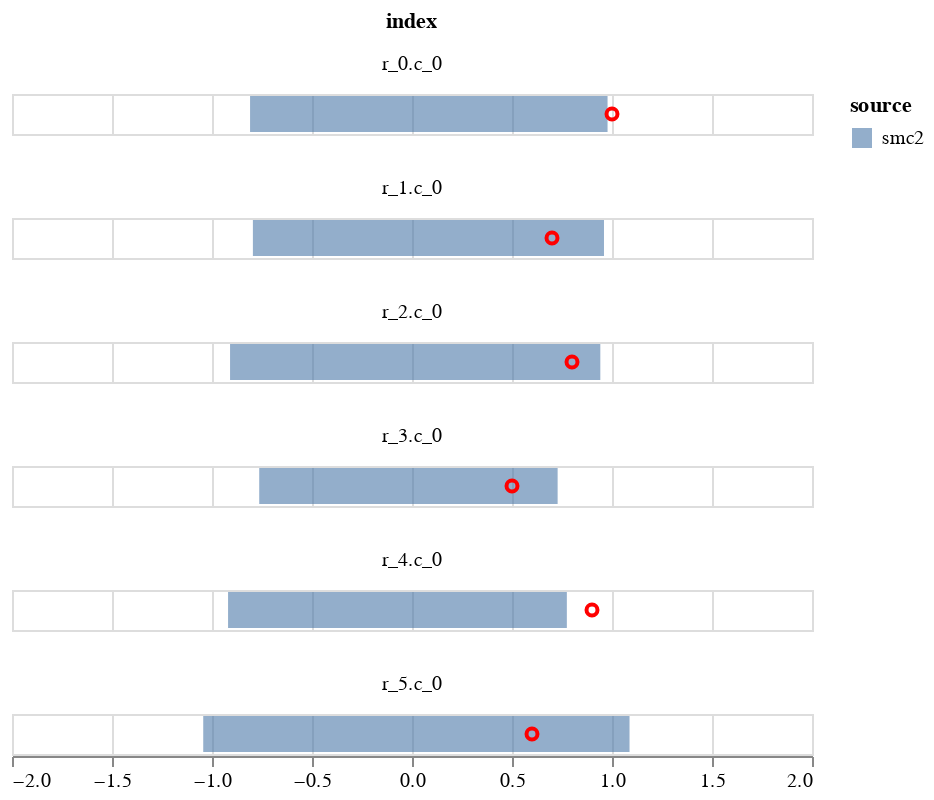

The code cell stored with this chart in its notebook:
### Code cell
c1 = alt.Chart(plot_data).mark_bar(opacity=0.6).encode(
    alt.X('q1', title=None,  scale=alt.Scale(domain=[-2,2])),
    alt.X2('q2', title=None),
    alt.Color('source'),    
)
    

c2 = alt.Chart(plot_data).mark_point(opacity=1, color='red').encode(
        alt.X('data', title=None),
)
(c1+c2).facet(
       'index',
    columns=1
    )

### Figure 1 — Vega-Lite specification as saved in the notebook (floating-point values rounded to 4 significant figures)
{"config": {"view": {"continuousWidth": 400, "continuousHeight": 300}}, "data": {"name": "data-ae843bc554d61e83336b31746d789254"}, "facet": {"type": "nominal", "field": "index"}, "spec": {"layer": [{"mark": {"type": "bar", "opacity": 0.6}, "encoding": {"color": {"type": "nominal", "field": "source"}, "x": {"type": "quantitative", "field": "q1", "scale": {"domain": [-2, 2]}, "title": null}, "x2": {"field": "q2", "title": null}}}, {"mark": {"type": "point", "color": "red", "opacity": 1}, "encoding": {"x": {"type": "quantitative", "field": "data", "title": null}}}]}, "columns": 1, "$schema": "https://vega.github.io/schema/vega-lite/v4.8.1.json", "datasets": {"data-ae843bc554d61e83336b31746d789254": [{"index": "r_0.c_0", "q1": -0.8097, "q2": 0.9778, "source": "smc2", "data": 1.0}, {"index": "r_1.c_0", "q1": -0.7956, "q2": 0.96, "source": "smc2", "data": 0.7}, {"index": "r_2.c_0", "q1": -0.9097, "q2": 0.9416, "source": "smc2", "data": 0.8}, {"index": "r_3.c_0", "q1": -0.7639, "q2": 0.7282, "source": "smc2", "data": 0.5}, {"index": "r_4.c_0", "q1": -0.9197, "q2": 0.7742, "source": "smc2", "data": 0.9}, {"index": "r_5.c_0", "q1": -1.044, "q2": 1.088, "source": "smc2", "data": 0.6}]}}
